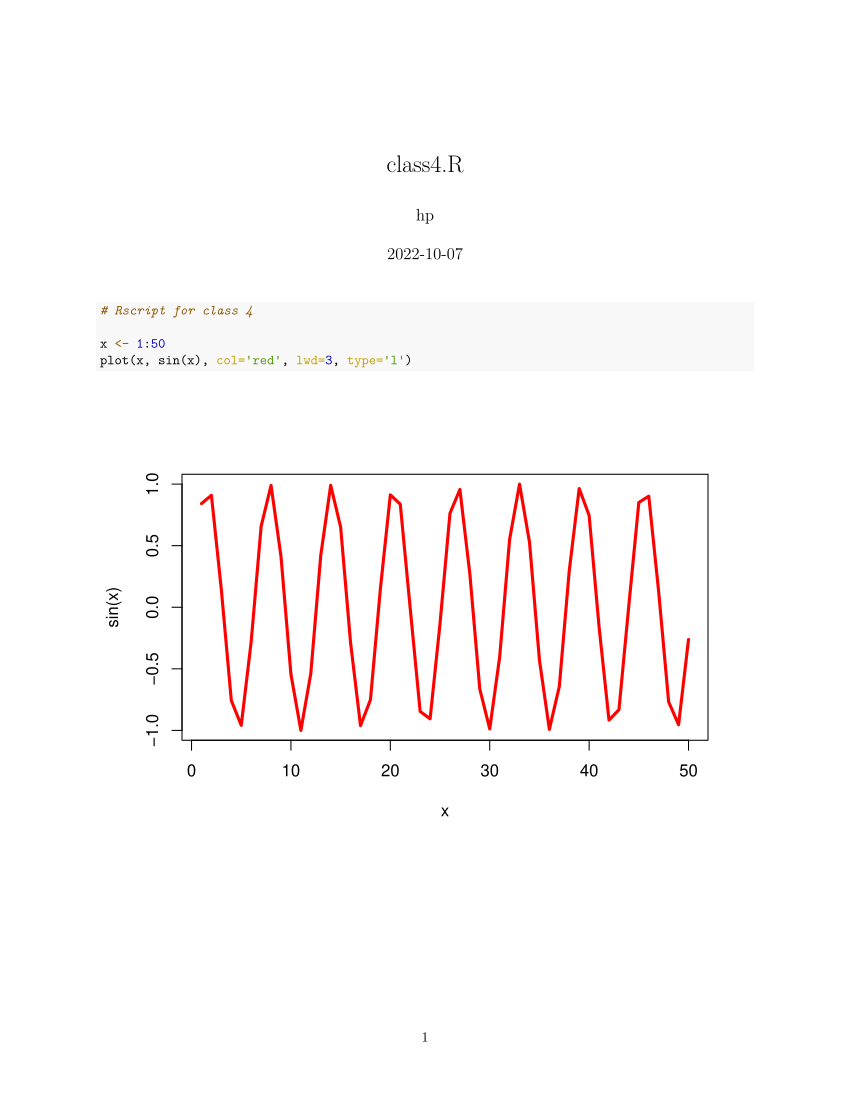

Write R code to recreate this figure.
# Rscript for class 4

x <- 1:50
plot(x, sin(x), col='red', lwd=3, type='l')
